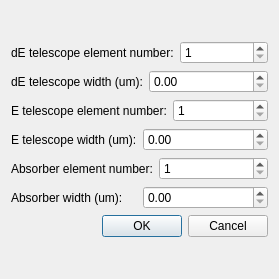
<?xml version="1.0" encoding="UTF-8"?>
<ui version="4.0">
 <class>SelectTelescopeForm</class>
 <widget class="QDialog" name="SelectTelescopeForm">
  <property name="geometry">
   <rect>
    <x>0</x>
    <y>0</y>
    <width>279</width>
    <height>279</height>
   </rect>
  </property>
  <property name="windowTitle">
   <string>Dialog</string>
  </property>
  <layout class="QGridLayout" name="gridLayout">
   <item row="0" column="0">
    <layout class="QVBoxLayout" name="verticalLayout">
     <item>
      <layout class="QHBoxLayout" name="horizontalLayout">
       <item>
        <widget class="QLabel" name="label">
         <property name="text">
          <string>dE telescope element number:</string>
         </property>
        </widget>
       </item>
       <item>
        <widget class="QSpinBox" name="dEelement">
         <property name="minimum">
          <number>1</number>
         </property>
         <property name="maximum">
          <number>208</number>
         </property>
        </widget>
       </item>
      </layout>
     </item>
     <item>
      <layout class="QHBoxLayout" name="horizontalLayout_2">
       <item>
        <widget class="QLabel" name="label_2">
         <property name="text">
          <string>dE telescope width (um):</string>
         </property>
        </widget>
       </item>
       <item>
        <widget class="QDoubleSpinBox" name="dEwidth">
         <property name="maximum">
          <double>5000.000000000000000</double>
         </property>
        </widget>
       </item>
      </layout>
     </item>
     <item>
      <layout class="QHBoxLayout" name="horizontalLayout_3">
       <item>
        <widget class="QLabel" name="label_4">
         <property name="text">
          <string>E telescope element number:</string>
         </property>
        </widget>
       </item>
       <item>
        <widget class="QSpinBox" name="Eelement">
         <property name="minimum">
          <number>1</number>
         </property>
         <property name="maximum">
          <number>208</number>
         </property>
        </widget>
       </item>
      </layout>
     </item>
     <item>
      <layout class="QHBoxLayout" name="horizontalLayout_4">
       <item>
        <widget class="QLabel" name="label_3">
         <property name="text">
          <string>E telescope width (um):</string>
         </property>
        </widget>
       </item>
       <item>
        <widget class="QDoubleSpinBox" name="Ewidth">
         <property name="maximum">
          <double>5000.000000000000000</double>
         </property>
        </widget>
       </item>
      </layout>
     </item>
     <item>
      <layout class="QHBoxLayout" name="horizontalLayout_5">
       <item>
        <widget class="QLabel" name="label_5">
         <property name="text">
          <string>Absorber element number:</string>
         </property>
        </widget>
       </item>
       <item>
        <widget class="QSpinBox" name="AbsElement">
         <property name="minimum">
          <number>1</number>
         </property>
         <property name="maximum">
          <number>208</number>
         </property>
        </widget>
       </item>
      </layout>
     </item>
     <item>
      <layout class="QHBoxLayout" name="horizontalLayout_6">
       <item>
        <widget class="QLabel" name="label_6">
         <property name="text">
          <string>Absorber width (um):</string>
         </property>
        </widget>
       </item>
       <item>
        <widget class="QDoubleSpinBox" name="AbsWidth">
         <property name="maximum">
          <double>5000.000000000000000</double>
         </property>
        </widget>
       </item>
      </layout>
     </item>
     <item>
      <widget class="QDialogButtonBox" name="buttonBox">
       <property name="orientation">
        <enum>Qt::Horizontal</enum>
       </property>
       <property name="standardButtons">
        <set>QDialogButtonBox::Cancel|QDialogButtonBox::Ok</set>
       </property>
      </widget>
     </item>
    </layout>
   </item>
  </layout>
 </widget>
 <resources/>
 <connections>
  <connection>
   <sender>buttonBox</sender>
   <signal>accepted()</signal>
   <receiver>SelectTelescopeForm</receiver>
   <slot>accept()</slot>
   <hints>
    <hint type="sourcelabel">
     <x>248</x>
     <y>254</y>
    </hint>
    <hint type="destinationlabel">
     <x>157</x>
     <y>274</y>
    </hint>
   </hints>
  </connection>
  <connection>
   <sender>buttonBox</sender>
   <signal>rejected()</signal>
   <receiver>SelectTelescopeForm</receiver>
   <slot>reject()</slot>
   <hints>
    <hint type="sourcelabel">
     <x>316</x>
     <y>260</y>
    </hint>
    <hint type="destinationlabel">
     <x>286</x>
     <y>274</y>
    </hint>
   </hints>
  </connection>
 </connections>
</ui>
